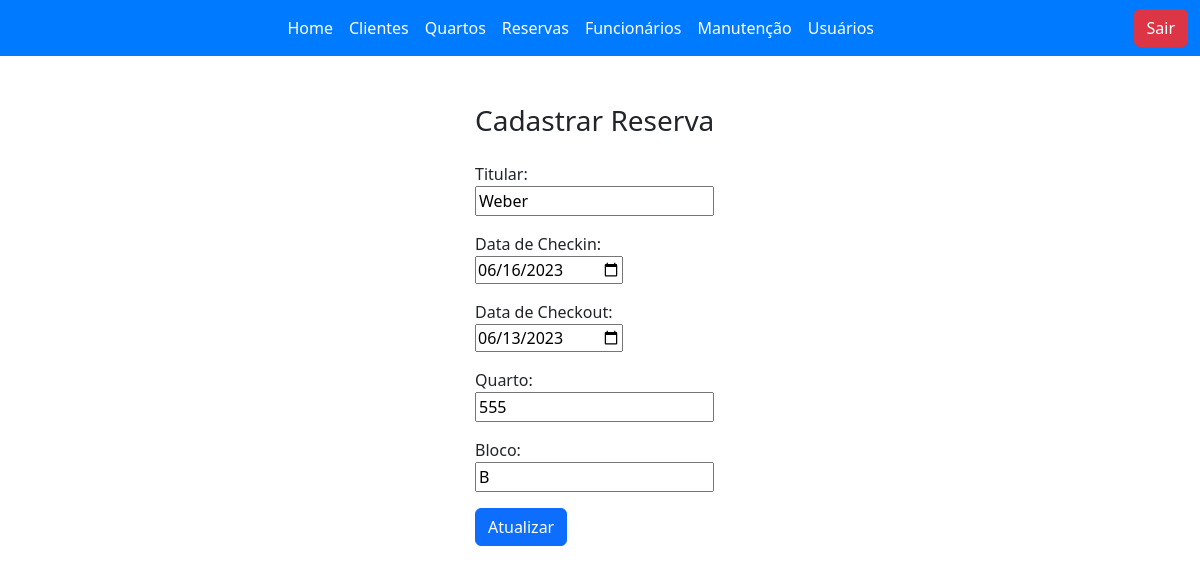
The app's page /view/reservaForm.php?id=2 with its own data.
### tables this page shows
CREATE TABLE `reserva` (
  `id` int(11) NOT NULL,
  `titular` varchar(150) NOT NULL,
  `data_inicio` date NOT NULL,
  `data_termino` date NOT NULL,
  `quarto` int(11) NOT NULL,
  `bloco` varchar(45) NOT NULL
);

### model/DB.class.php (called while the page is built, shortened)
<?php
class BD
{
    private $host = "php-mysql";
    private $dbname = "db_aula";
    private $port = 3306;
    private $usuario = "root";
    private $senha = "root";
    private $db_charset = "utf8";
    public function conn()
    {
        $conn = "mysql:host=$this->host;dbname=$this->dbname;port=$this->port";
        return new PDO(
            $conn,
            $this->usuario,
            $this->senha,
            [PDO::MYSQL_ATTR_INIT_COMMAND => "SET NAMES " . $this->db_charset]
        );
    }
    public function buscar($nome_tabela, $id)
    {
        $conn = $this->conn();
        $sql = "SELECT * FROM $nome_tabela WHERE id=?;";
        $st = $conn->prepare($sql);
        $st->execute([$id]);
        return $st->fetchObject();
    }
}

### controller/reservaController.php (called while the page is built, shortened)
<?php
include "../model/DB.class.php";
class reservaController
{
    private $model;
    private $table = "reserva";
    public function __construct()
    {
        $this->model = new BD();
    }
    public function buscar($id)
    {
        return $this->model->buscar($this->table, $id);
    }
}

### view/reservaForm.php (the view, shortened to what this page needs)
<?php
include_once '../controller/reservaController.php';
include "base/header.php";
$reserva = new reservaController();
if (!empty($_GET['id'])) {
    $data = $reserva->buscar($_GET['id']);
}
if (!empty($_GET['id'])) {
    $data = $reserva->buscar($_GET['id']);
}
?>
<div class="d-flex w-100 justify-content-center">
    <div class="d-flex w-50 justify-content-center">
        <div class="d-flex justify-content-center mt-5 col-5">
            <form action="reservaForm.php" method="post">
                <h3 class="mb-4">Cadastrar Reserva</h3>
                <div class="mb-3">
                    <label for="">Titular:</label>
                    <input type="text" name="titular"
                        value="<?php echo (!empty($data->titular) ? $data->titular : "") ?>"><br>
                </div>
                <div class="mb-3">
                    <label for="">Data de Checkin:</label><br>
                    <input type="date" name="data_inicio"
                        value="<?php echo (!empty($data->data_inicio) ? $data->data_inicio : "") ?>"><br>
                </div>
                <div class="mb-3">
                    <label for="">Data de Checkout:</label><br>
                    <input type="date" name="data_termino"
                        value="<?php echo (!empty($data->data_termino) ? $data->data_termino : "") ?>"><br>
                </div>
                <div class="mb-3">
                    <label for="">Quarto: </label>
                    <input type="text" name="quarto"
                        value="<?php echo (!empty($data->quarto) ? $data->quarto : "") ?>"><br>
                </div>
                <div class="mb-3">
                    <label for="">Bloco:</label>
                    <input type="text" name="bloco"
                        value="<?php echo (!empty($data->bloco) ? $data->bloco : "") ?>"><br>
                </div>
                <button type="submit" class="btn btn-primary">
                    <?php echo (empty($_GET['id']) ? "Salvar" : "Atualizar") ?> </button><br>
            </form>
        </div>
    </div>
</div>
<div class="d-flex justify-content-center">
</div>

### records on screen
reserva: titular "Weber", data_inicio "06/16/2023", data_termino "06/13/2023", quarto "555", bloco "B"
